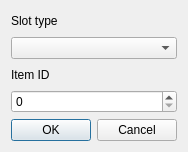
<?xml version="1.0" encoding="UTF-8"?>
<ui version="4.0">
 <class>ItemSlotEditDlg</class>
 <widget class="QDialog" name="ItemSlotEditDlg">
  <property name="geometry">
   <rect>
    <x>0</x>
    <y>0</y>
    <width>184</width>
    <height>152</height>
   </rect>
  </property>
  <property name="windowTitle">
   <string>Dialog</string>
  </property>
  <layout class="QVBoxLayout" name="verticalLayout">
   <item>
    <widget class="QLabel" name="label">
     <property name="text">
      <string>Slot type</string>
     </property>
    </widget>
   </item>
   <item>
    <widget class="QComboBox" name="fSlotType"/>
   </item>
   <item>
    <widget class="QLabel" name="label_2">
     <property name="text">
      <string>Item ID</string>
     </property>
    </widget>
   </item>
   <item>
    <widget class="QSpinBox" name="fItem"/>
   </item>
   <item>
    <widget class="QDialogButtonBox" name="buttonBox">
     <property name="orientation">
      <enum>Qt::Horizontal</enum>
     </property>
     <property name="standardButtons">
      <set>QDialogButtonBox::Cancel|QDialogButtonBox::Ok</set>
     </property>
    </widget>
   </item>
  </layout>
 </widget>
 <resources/>
 <connections>
  <connection>
   <sender>buttonBox</sender>
   <signal>accepted()</signal>
   <receiver>ItemSlotEditDlg</receiver>
   <slot>accept()</slot>
   <hints>
    <hint type="sourcelabel">
     <x>248</x>
     <y>254</y>
    </hint>
    <hint type="destinationlabel">
     <x>157</x>
     <y>274</y>
    </hint>
   </hints>
  </connection>
  <connection>
   <sender>buttonBox</sender>
   <signal>rejected()</signal>
   <receiver>ItemSlotEditDlg</receiver>
   <slot>reject()</slot>
   <hints>
    <hint type="sourcelabel">
     <x>316</x>
     <y>260</y>
    </hint>
    <hint type="destinationlabel">
     <x>286</x>
     <y>274</y>
    </hint>
   </hints>
  </connection>
 </connections>
</ui>
